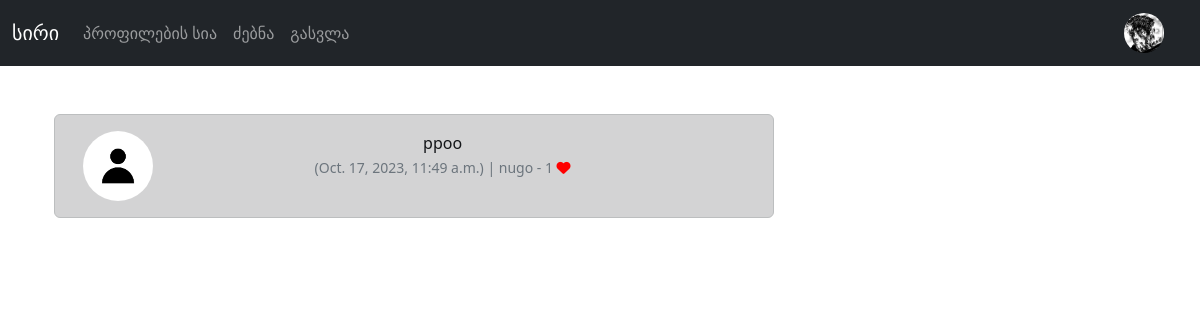
Page /meep_share/2 (signed in) on the committed database.
### main/models.py (models this page shows, shortened)
class Profile(models.Model):
    user = models.OneToOneField(User, on_delete=models.CASCADE)
    follows = models.ManyToManyField("self",
                                related_name="followed_by",
                                symmetrical=False,
                                blank=True)
    date_modified = models.DateTimeField(User, auto_now=True)
    profile_image = models.ImageField(null=True, blank=True, upload_to='media/')
    profile_bio = models.CharField(null=True, blank=True, max_length=500)
    facebook_link = models.CharField(null=True, blank=True, max_length=150)
    instagram_link = models.CharField(null=True, blank=True, max_length=150)
    github_link = models.CharField(null=True, blank=True, max_length=150)
    linkedin_link = models.CharField(null=True, blank=True, max_length=150)

class Meep(models.Model):
    user = models.ForeignKey(
        User, related_name="meeps",
        on_delete=models.DO_NOTHING
    )
    body = models.CharField(max_length=200)
    created_at = models.DateTimeField(auto_now_add=True)
    likes = models.ManyToManyField(User, related_name="meep_like", blank=True)
    def number_of_likes(self):
        return self.likes.count()

### main/views.py (the view)
# urls.py: path('meep_share/<int:pk>', views.meep_share, name='meep-share'),
def meep_share(request, pk):
    meep = get_object_or_404(Meep, id=pk)
    if meep:
        return render(request, "show_meep.html", {"meep":meep})
    else:
        messages.success(request, ("ასეთი პოსტი არ არსებობს..."))
        return redirect('home')

### main/templates/show_meep.html (shortened to what this page needs)
{% extends 'base.html' %}
{% load static %}
{% block content %}
    <div class="container text-center">
        <div class="row">
            <div class="col-8">
    <br/>
		<div class="alert alert-dark" role="alert">
<div class="container">
	<div class="row">
		<div class="col-1">
		  {% if meep.user.profile.profile_image %}
				<img src="{{ meep.user.profile.profile_image.url }}" width="70" height="70" class="rounded-circle" alt="{{ profile.user.username }}">
				{% else %}
				<img src="{% static 'images/default_profile_pic.jpg' %}" width="70" height="70" class="rounded-circle" alt="{{ profile.user.username }}">
				{% endif %}
		</div>
		<div class="col-11">
		  {{ meep.body }}<br/>
		  <small class="text-muted">
		  	({{ meep.created_at}}) |
		  	{{ meep.user.username }}
			- {{ meep.number_of_likes }}
			{% if user in meep.likes.all %}
				<a href="{% url 'meep-like' meep.id %}">
					<i class="fa-solid fa-heart" style="color: red;"></i>
				</a>
			{% else %}
				<a href="{% url 'meep-like' meep.id %}">
					<i class="fa fa-heart-o" style="color: red;"></i>
				</a>
			{% endif %}
		  </small>
		</div><br/><br/>
			</div>
		</div>
	</div>
</div>
    </div>
{% endblock %}

### main/templates/navbar.html (shortened to what this page needs)
{% load static %}
<nav class="navbar navbar-expand-lg navbar-dark bg-dark">
  <div class="container-fluid">
    <a class="navbar-brand" href="{% url 'home' %}">სირი</a>
    <div class="collapse navbar-collapse" id="navbarSupportedContent">
      <ul class="navbar-nav me-auto mb-2 mb-lg-0">
        <li class="nav-item">
          <a class="nav-link"
          href="{% url 'profile-list' %}">პროფილების სია</a>
        </li>
        {% if user.is_authenticated %}
        <li class="nav-item">
          <a class="nav-link"
          href="{% url 'search' %}">ძებნა</a>
        </li>
        <li class="nav-item">
          <a class="nav-link"
          href="{% url 'logout' %}">გასვლა</a>
        </li>
        {% endif %}
      </ul>
      {% if user.is_authenticated %}
        <ul class="navbar-nav ml-auto">
          <li class="nav-link navbar-brand">
            <a href="{% url 'profile' request.user.id %}">
{% if user.profile.profile_image %}
<img src="{{ user.profile.profile_image.url }}" class="rounded-circle" width="40">
{% else %}
    <img src="{% static 'images/default_profile_pic.png' %}" class="img-fluid rounded-circle" alt="Profile Image" width=30>
{% endif %}
            </a>
          </li>
        </ul>
      {% endif %}
    </div>
  </div>
</nav>

### rows in the picture
Meep: body "ppoo", created_at "Oct. 17, 2023, 11:49 a.m.", user.username "nugo", number_of_likes "1"
